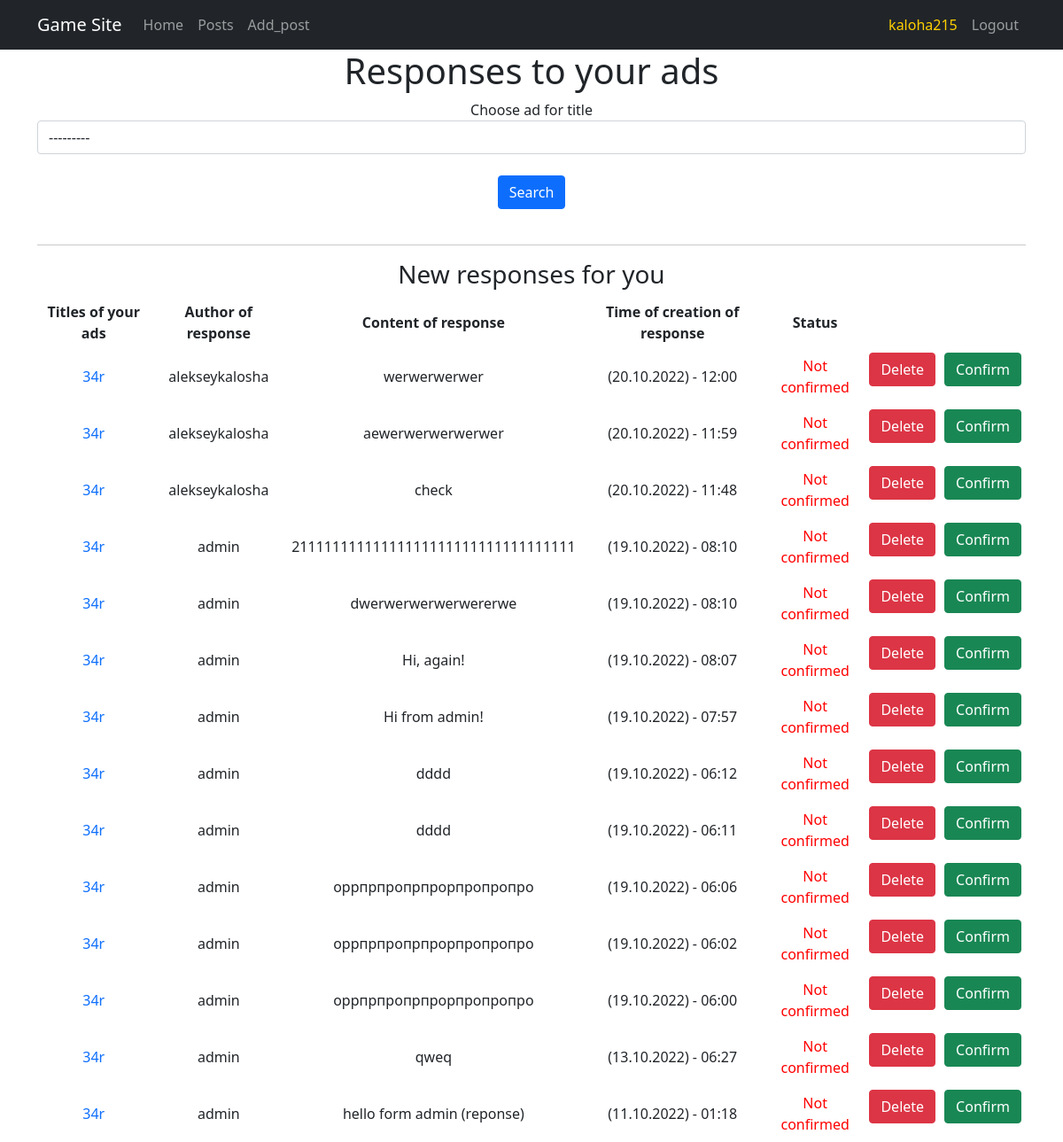
The page /responses/ (signed in) on the database as committed earlier.
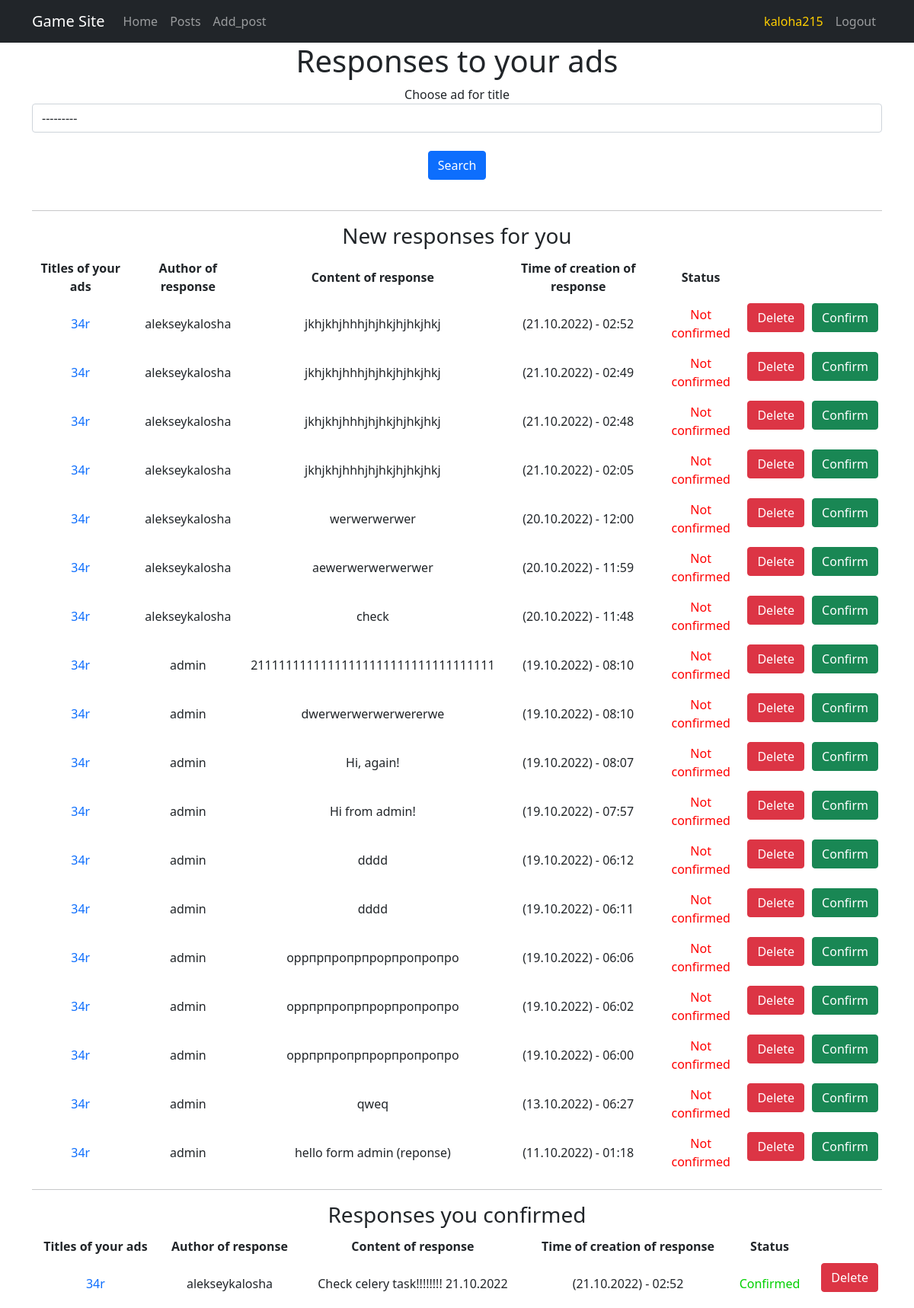
The same page on the database as committed later.
### ads/models.py (models this page shows, shortened)
class Response(models.Model):
    author = models.ForeignKey(User, on_delete=models.CASCADE, default=None, blank=True)
    text = models.TextField()
    time_of_creation = models.DateTimeField(auto_now_add=True)
    post = models.ForeignKey(
        Post,
        on_delete=models.CASCADE,
        default=None,
        blank=True,
        related_name='response'
    )
    confirmed = models.BooleanField(default=False)

class Post(models.Model):
    TYPE = (
        ('tank', 'Tanks'),
        ('heal', 'Heals'),
        ('dd', 'DD'),
        ('buyers', 'Merchants'),
        ('gildmaster', 'Gildmasters'),
        ('quest', 'Quest'),
        ('smith', 'Blacksmiths'),
        ('tanner', 'Tanners'),
        ('potion', 'Potions'),
        ('spellmaster', 'Spell masters'),
    )
    author = models.ForeignKey(User, on_delete=models.CASCADE, default=None, blank=True)
    title = models.CharField(max_length=64, unique=True)
    category = models.CharField(max_length=16, choices=TYPE, default='tank')
    content = RichTextUploadingField(blank=True, null=True)
    def __str__(self):
        return f'Title:{self.title}'

### ads/views.py (the view)
# urls.py: path('responses/', ResponsesView.as_view(), name='responses'),
class ResponsesView(FilterView):
    model = Response
    filterset_class = ResponseFilter
    template_name = 'ads/responses.html'
    context_object_name = 'responses'
    ordering = ['-time_of_creation']
    def get_context_data(self, *, object_list=None, **kwargs):
        context = super().get_context_data(**kwargs)
        user = self.request.user
        context['user'] = user
        responses_to_current_users_posts = Response.objects.filter(post__author=user)
        context['responses_to_current_users_posts'] = responses_to_current_users_posts
        confirmed_responses = []
        not_confirmed_responses = []
        for response in responses_to_current_users_posts:
            if response.confirmed:
                confirmed_responses.append(response)
            else:
                not_confirmed_responses.append(response)
        context['confirmed_responses'] = confirmed_responses
        context['not_confirmed_responses'] = not_confirmed_responses
        return context

### ads/filters.py (called while the page is built)
def get_post_queryset(request):
    queryset = Post.objects.filter(author=request.user)
    return queryset

### templates/ads/responses.html (shortened to what this page needs)
{% extends 'index.html' %}
{% load crispy_forms_tags %}
{% block content %}
<h1> Responses to your ads </h1>
<form method="GET">
    {{ filter.form|crispy }}
    <br>
    <button type="button" class="btn btn-primary">Search</button>
</form>
<br>
{% if responses_to_current_users_posts %}
{% if not_confirmed_responses %}
<hr>
<h3 align="center">New responses for you</h3>
<table align="center">
    <thead>
    <th>
        <b>
            Titles of your ads
        </b>
    </th>
    <th>
        <b> Author of response </b>
    </th>
    <th>
        <b> Content of response </b>
    </th>
    <th>
        <b> Time of creation of response  </b>
    </th>
    <th>
        <b> Status  </b>
    </th>
    </thead>
    {% for response in filter.qs %}
    {% if response.post.author == user and not response.confirmed %}
    <tr>
        <td>
            <a href="{% url 'post_detail' response.post.id %}">{{ response.post.title }}</a>
        </td>
        <td>
            {{ response.author }}
        </td>
        <td>
            {{ response.text }}
        </td>
        <td>
            {{ response.time_of_creation|date:'(d.m.Y) - H:i' }}
        </td>
        <td>
            <font color="ff0000"> Not confirmed </font>
        </td>
        <td>
            <p align="right">
                <button type="button" class="btn btn-danger">
                    <a href="{% url 'response_delete' response.id %}"style="color:#ffffff">Delete</a>
                </button>
                <br>
            </p>
        </td>
        <td>
            <p align="right">
                <button type="button" class="btn btn-success">
                    <a href="accept_response/?pk={{ response.id }}">
                        <font color="white">Confirm</font>
                    </a>
                </button>
            </p>
        </td>
    </tr>
    {% endif %}
    {% endfor %}
</table>
{% endif %}
{% if confirmed_responses %}
<hr>
<h3 align="center">Responses you confirmed</h3>
<table align="center">
    <thead>
    <th>
        <b>
            Titles of your ads
        </b>
    </th>
    <th>
        <b> Author of response </b>
    </th>
    <th>
        <b> Content of response </b>
    </th>
    <th>
        <b> Time of creation of response  </b>
    </th>
    <td>
        <b> Status </b>
    </td>
    </thead>
    {% for response in filter.qs %}
    {% if response.post.author == user and response.confirmed %}
    <tr>
        <td>
            <a href="{% url 'post_detail' response.post.id %}">{{ response.post.title }}</a>
        </td>
        <td>
            {{ response.author }}
        </td>
        <td>
            {{ response.text }}
        </td>
        <td>
            {{ response.time_of_creation|date:'(d.m.Y) - H:i' }}
        </td>
        <td>
            <font color="00d000"> Confirmed </font>
        </td>
        <td>
            <p align="right">
                <button type="button" class="btn btn-danger">
                    <a href="{% url 'response_delete' response.id %}"style="color:#ffffff">Delete</a>
                </button>
                <br>
            </p>
        </td>
    </tr>
    {% endif %}
    {% endfor %}
</table>
{% endif %}
{% else %}
<h2>На данный момент нет откликов на ваши объявления</h2>
{% endif %}
{% endblock content %}

Rows that differ between the two databases and show on the page:
added Response: post "34r", author "alekseykalosha", text "jkhjkhjhhhjhjhkjhjhkjhkj", time_of_creation "(21.10.2022) - 02:52", shown under "New responses for you"
added Response: post "34r", author "alekseykalosha", text "jkhjkhjhhhjhjhkjhjhkjhkj", time_of_creation "(21.10.2022) - 02:49", shown under "New responses for you"
added Response: post "34r", author "alekseykalosha", text "jkhjkhjhhhjhjhkjhjhkjhkj", time_of_creation "(21.10.2022) - 02:48", shown under "New responses for you"
added Response: post "34r", author "alekseykalosha", text "jkhjkhjhhhjhjhkjhjhkjhkj", time_of_creation "(21.10.2022) - 02:05", shown under "New responses for you"
added Response: post "34r", author "alekseykalosha", text "Check celery task!!!!!!!! 21.10.2022", time_of_creation "(21.10.2022) - 02:52", shown under "Responses you confirmed"
Other text that changed with them:
text now shown: "Responses you confirmed Titles of your ads Author of response Content of response Time of creation of response Status"
